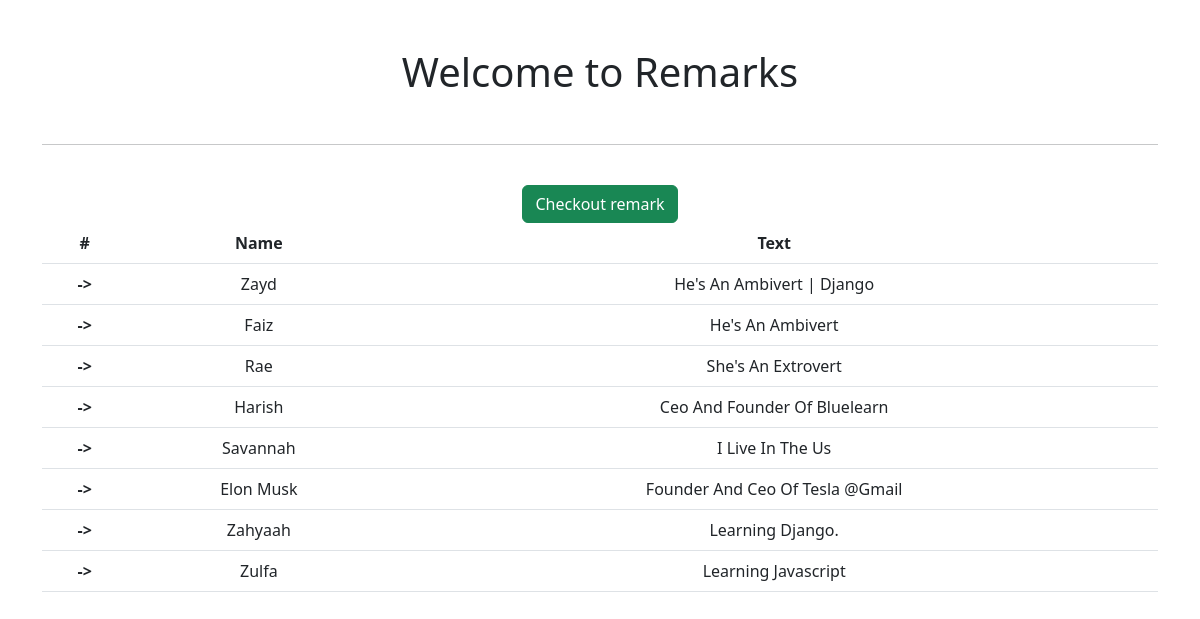
The app's page /app1/index2/, older data.
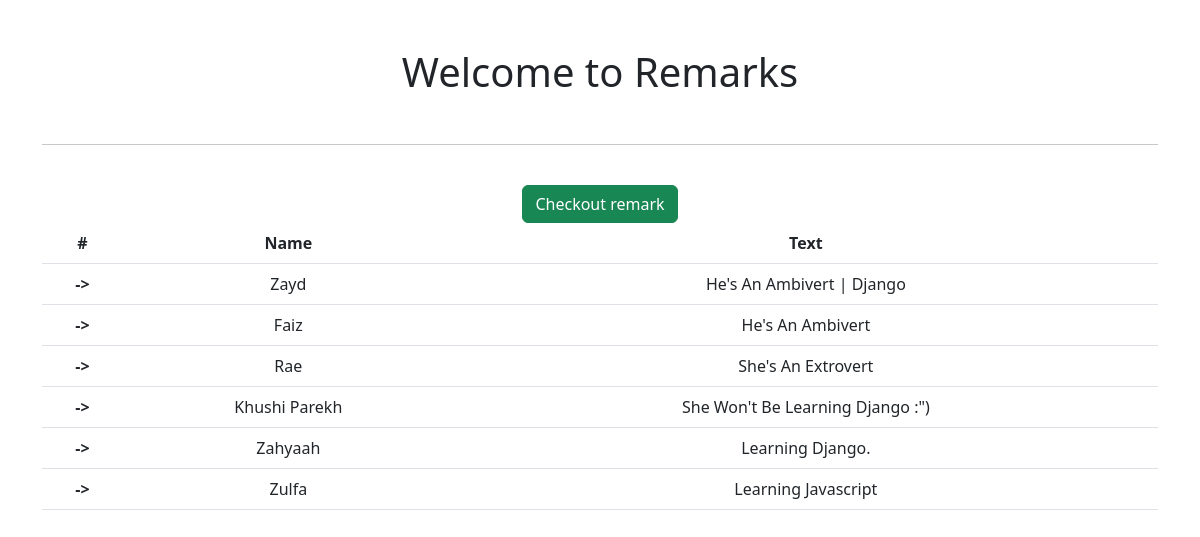
The same page, newer data.
### app1/models.py (models this page shows, shortened)
class Remark(models.Model):
    name = models.CharField(max_length=100)
    text = models.TextField(blank=False)  # the field cannot be blank

### app1/views.py (the view)
# urls.py: path('index2/', views.Index2.as_view(), name="secondOne"),
class Index2(ListView):
    model = Remark
    context_object_name = "passData"
    template_name = 'app1/AccessIt.html'

### app1/templates/app1/AccessIt.html
{% extends "base.html" %}
{% load static %}
{% block content %}
<table class="table table-hover" style="padding: 50px;">
    <tr>
        <th scope="col">#</th>
        <th scope="col">Name</th>
        <th scope="col">Text</th>
    </tr>
    {% for i in passData %}
    <tr>
        <th scope="row">-></th>
        <td> {{ i.name|title }} </td>
        <td> {{ i.text|title }} </td>
    </tr>
    {% endfor %}
    <a href="{% url "firstOne" %}" class="btn btn-success">Checkout remark</a>
<br>
</table>
{% endblock %}

### static/template/base.html (shortened to what this page needs)
{% load static %}
<!DOCTYPE html>
<html lang="en">
    <head>
        <link href="https://cdn.jsdelivr.net/npm/bootstrap@5.2.3/dist/css/bootstrap.min.css" rel="stylesheet">
    </head>
    <body>
        <div class="my-5 text-center container">
            <h1>Welcome to Remarks</h1>
        <br>
        <hr>
        <br>
            {%  block content %}{% endblock %}
        </div>
    </body>
</html>

Row changes from the older to the newer data that the page shows:
removed Remark: name "Harish", text "Ceo And Founder Of Bluelearn"
removed Remark: name "Savannah", text "I Live In The Us"
removed Remark: name "Elon Musk", text "Founder And Ceo Of Tesla @Gmail"
added Remark: name "Khushi Parekh", text "She Won't Be Learning Django :\")"
